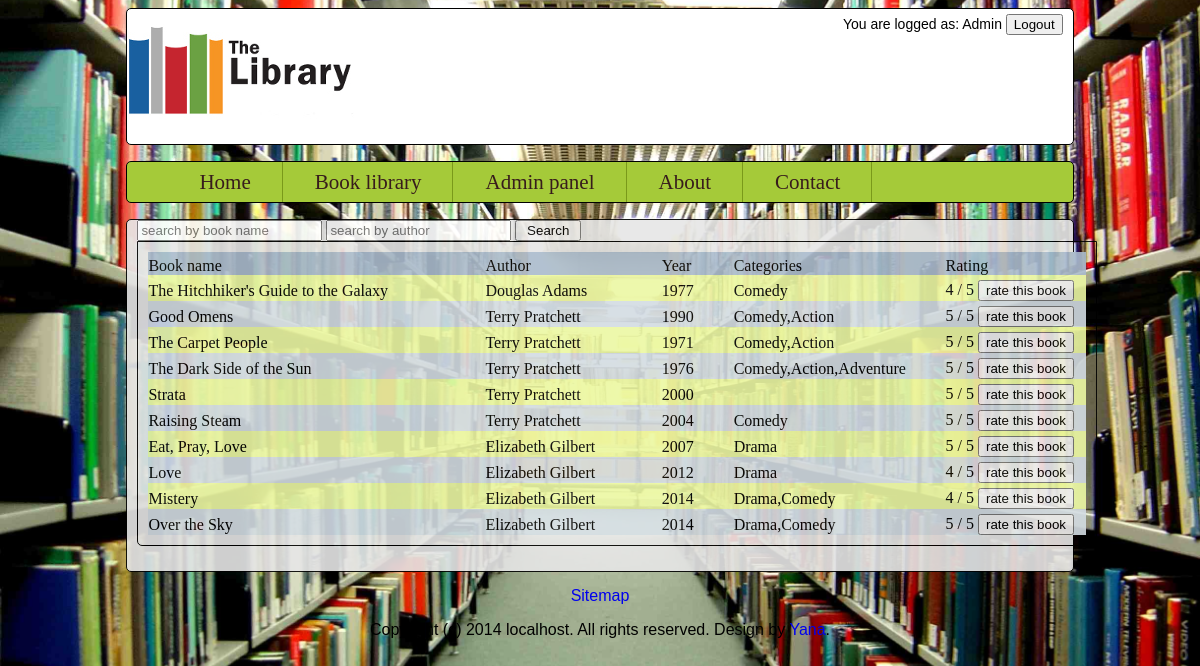
Page /books.php (signed in) on the committed database.
### tables this page shows
CREATE TABLE IF NOT EXISTS `books` (
  `id` bigint(20) unsigned NOT NULL AUTO_INCREMENT,
  `name` varchar(300) NOT NULL,
  `author_id` bigint(20) unsigned NOT NULL,
  `categories` set('Drama','Comedy','Action','Adventure','Horror') NOT NULL,
  `print_year` int(10) unsigned NOT NULL,
  `rating` int(10) unsigned NOT NULL DEFAULT '0',
  `votes` int(10) unsigned NOT NULL DEFAULT '0',
  PRIMARY KEY (`id`),
  KEY `name` (`name`),
  KEY `author_id` (`author_id`),
  KEY `categories` (`categories`)
);

CREATE TABLE IF NOT EXISTS `authors` (
  `id` bigint(20) unsigned NOT NULL AUTO_INCREMENT,
  `first_name` varchar(200) NOT NULL,
  `last_name` varchar(200) NOT NULL,
  `birth_date` date NOT NULL,
  `country` varchar(200) NOT NULL,
  PRIMARY KEY (`id`),
  KEY `first_name` (`first_name`),
  KEY `last_name` (`last_name`),
  KEY `birth_date` (`birth_date`)
);

### books.php (the view, shortened to what this page needs)
<?php
include 'php/db.php';
$book_name='';
$author='';
$show=true;
$sql = "SELECT ".
	   "`books`.`id` AS 'book_id',".
	   "`books`.`name` AS 'book_name',".
	   "`books`.`categories` AS 'categories',".
	   "`books`.`print_year` AS 'year',".
	   "round(`books`.`rating`/`books`.`votes`, 0) AS 'rating',".
	   "`authors`.`first_name` AS 'fname',".
	   "`authors`.`last_name` AS 'lname' ".
	   "FROM `books` JOIN `authors` ON `authors`.`id`=`books`.`author_id` WHERE 1";
if ($show) $query = mysqli_query($con, $sql);
?>
<!doctype html>
<html>
	<head>
		<link rel="stylesheet" type="text/css" href="css/style1.css">
	</head>
	<body>
	<div id="wrapper">
		<div id="header"><?php include 'includes/header.php'; ?></div>
		<div id="nav"><?php include 'includes/navi.php'; ?></div>
		<div id="contentSection">
		<form method="post" action="books.php" id="frm_books">
		<input type="text" name="book_name" placeholder="search by book name" value="<?php echo $book_name?>">
		<input type="text" name="author" placeholder="search by author" value="<?php echo $author?>">
		<input type="submit" value=" Search ">
		</form>
		<table border=0 cellpadding="0" cellspacing="0" style="width:960px;">
		<tr style="background-color: #aabbcc;">
			<td style="width:390px;">Book name</td>
			<td style="width:200px;">Author</td>
			<td style="width:80px;">Year</td>
			<td style="width:220px;">Categories</td>
			<td style="width:150px;">Rating</td>
		</tr>
		<?php
		$i=0;
		while($show && $row=mysqli_fetch_assoc($query)) {
			$bgcolor = !($i&1) ? '#EBF8A4' : '#D3DCE3';
			$r = $row['rating'];
			if ($r>5) $r=5;
			echo "<tr style=\"background-color: $bgcolor;\"><td>{$row['book_name']}</td><td>".$row['fname']." ".$row['lname']."</td><td>{$row['year']}</td><td>{$row['categories']}</td><td>$r / 5 <input type=\"button\" onclick=\"bookVote(".$row['book_id'].");\" value=\"rate this book\"></td></tr>\n";
			$i++;
		}
		?>
		</table>
		</div>
	<div id="footer"><?php include 'includes/footer.php'; ?></div>
	</div>
	</body>
</html>

### style1.css (style rules this page uses)
html { background: url(../images/bg.jpg) no-repeat center center fixed; background-size: cover; }
#contentSection { border: 1px solid black; padding: 0 10px 0 10px; opacity: 0.9; background-color: #E6E6E6; -webkit-border-radius: 5px; -moz-border-radius: 5px; border-radius: 5px; }
#footer { height: 75px; text-align: center; padding-top: 15px; font-family: verdana, arial, helvetica, sans-serif; }
#header { height: 120px; border: 1px solid black; -webkit-border-radius: 5px; -moz-border-radius: 5px; border-radius: 5px; text-align: center; padding-top: 15px; background-color: white; }
#wrapper { width: 80%; margin-left: auto; margin-right: auto; }
table { margin: 0 auto 0 auto; border: 1px solid black; -webkit-border-bottom-right-radius: 5px; -webkit-border-bottom-left-radius: 5px; -moz-border-radius-bottomright: 5px; -moz-border-radius-bottomleft: 5px; border-bottom-right-radius: 5px; border-bottom-left-radius: 5px; padding: 10px; margin-bottom: 25px; font-family: Georgia, "Times New Roman", Times, serif; }
table td { padding-top: 5px; }

### rows in the picture
books: name "The Hitchhiker's Guide to the Galaxy", author.first_name "Douglas", author.last_name "Adams", print_year "1977", categories "Comedy", r "4"
books: name "Good Omens", author.first_name "Terry", author.last_name "Pratchett", print_year "1990", categories "Comedy,Action", r "5"
books: name "The Carpet People", author.first_name "Terry", author.last_name "Pratchett", print_year "1971", categories "Comedy,Action", r "5"
books: name "The Dark Side of the Sun", author.first_name "Terry", author.last_name "Pratchett", print_year "1976", categories "Comedy,Action,Adventure", r "5"
books: name "Strata", author.first_name "Terry", author.last_name "Pratchett", print_year "2000", r "5"
books: name "Raising Steam", author.first_name "Terry", author.last_name "Pratchett", print_year "2004", categories "Comedy", r "5"
books: name "Eat, Pray, Love", author.first_name "Elizabeth", author.last_name "Gilbert", print_year "2007", categories "Drama", r "5"
books: name "Love", author.first_name "Elizabeth", author.last_name "Gilbert", print_year "2012", categories "Drama", r "4"
books: name "Mistery", author.first_name "Elizabeth", author.last_name "Gilbert", print_year "2014", categories "Drama,Comedy", r "4"
books: name "Over the Sky", author.first_name "Elizabeth", author.last_name "Gilbert", print_year "2014", categories "Drama,Comedy", r "5"

### other values in the picture
$_SESSION['name'] "Admin"
